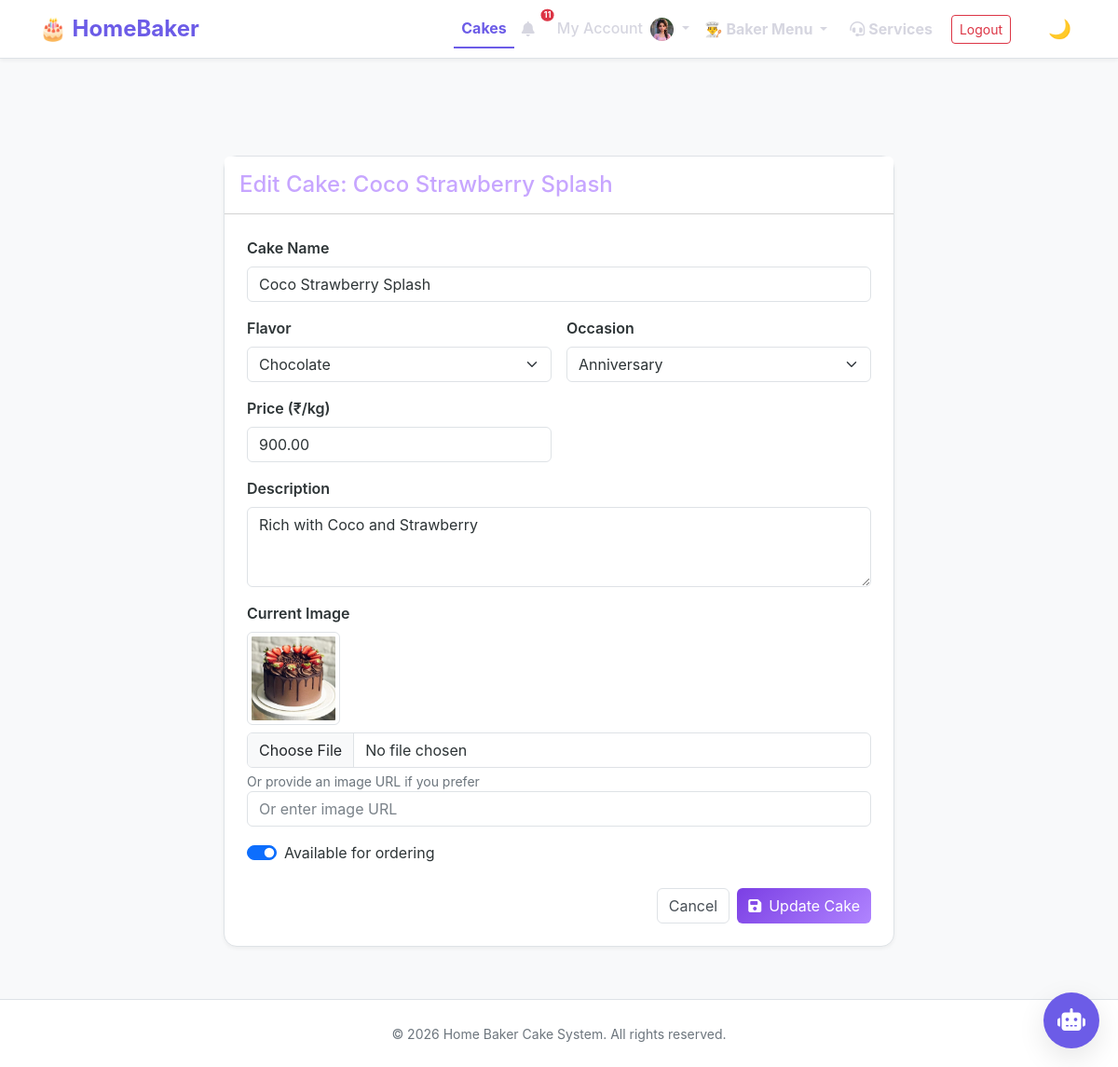
The app's page /baker/cakes/2/edit/ (signed in) with its own data.
### main/models.py (models this page shows, shortened)
class UserProfile(models.Model):
    ROLE_CHOICES = [
        ('customer', 'Customer'),
        ('baker', 'Baker'),
        ('admin', 'Admin'),
        ('delivery_assistant', 'Delivery Assistant'),
    ]
    user = models.OneToOneField(User, on_delete=models.CASCADE, related_name='profile')
    phone_number = models.CharField(max_length=15, unique=True)
    role = models.CharField(max_length=20, choices=ROLE_CHOICES, default='customer')
    is_phone_verified = models.BooleanField(default=False)
    failed_login_attempts = models.IntegerField(default=0)
    account_locked_until = models.DateTimeField(null=True, blank=True)
    is_suspended = models.BooleanField(default=False)
    email_otp = models.CharField(max_length=6, null=True, blank=True)
    otp_expiry = models.DateTimeField(null=True, blank=True)
    created_at = models.DateTimeField(auto_now_add=True)
    updated_at = models.DateTimeField(auto_now=True)
    default_address = models.TextField(blank=True, help_text="Default delivery address")
    profile_picture = models.ImageField(upload_to='profile_pics/', blank=True, null=True)
    class Meta:
        verbose_name = "User Profile"
        verbose_name_plural = "User Profiles"

class Cake(models.Model):
    FLAVOR_CHOICES = [
        ('chocolate', 'Chocolate'),
        ('vanilla', 'Vanilla'),
        ('red_velvet', 'Red Velvet'),
        ('strawberry', 'Strawberry'),
        ('butterscotch', 'Butterscotch'),
        ('fruit', 'Fruit'),
        ('black_forest', 'Black Forest'),
        ('pineapple', 'Pineapple'),
        ('mango', 'Mango'),
    ]
    OCCASION_CHOICES = [
        ('birthday', 'Birthday'),
        ('wedding', 'Wedding'),
        ('anniversary', 'Anniversary'),
        ('graduation', 'Graduation'),
        ('custom', 'Custom'),
        ('festival', 'Festival'),
    ]
    name = models.CharField(max_length=200)
    flavor = models.CharField(max_length=50, choices=FLAVOR_CHOICES)
    occasion = models.CharField(max_length=50, choices=OCCASION_CHOICES)
    price = models.DecimalField(max_digits=10, decimal_places=2, validators=[MinValueValidator(0)])
    image = models.ImageField(upload_to='cakes/', blank=True, null=True)
    image_url = models.URLField(blank=True, null=True, help_text="External image URL if not uploading")
    description = models.TextField(blank=True)
    is_available = models.BooleanField(default=True)
    baker = models.ForeignKey(User, on_delete=models.SET_NULL, null=True, blank=True, related_name='cakes', help_text="Baker who created this cake")
    views_count = models.PositiveIntegerField(default=0)
    order_count = models.PositiveIntegerField(default=0)
    average_rating = models.DecimalField(max_digits=3, decimal_places=2, default=0.00)
    total_reviews = models.IntegerField(default=0)
    created_at = models.DateTimeField(auto_now_add=True)
    updated_at = models.DateTimeField(auto_now=True)
    class Meta:
        ordering = ['-created_at']
        verbose_name = "Cake"
        verbose_name_plural = "Cakes"

### main/views_baker.py (the view)
# urls.py: path('baker/cakes/<int:cake_id>/edit/', baker_edit_cake, name='baker_edit_cake'),
@login_required
def baker_edit_cake(request, cake_id):
    try:
        if request.user.profile.baker_profile.status != 'approved':
            messages.error(request, 'Your baker account must be approved before you can edit cakes.')
            return redirect('baker_cakes')
    except:
        return redirect('home')
    cake = get_object_or_404(Cake, id=cake_id, baker=request.user)
    if request.method == 'POST':
        form = CakeForm(request.POST, request.FILES, instance=cake)
        if form.is_valid():
            form.save()
            messages.success(request, 'Cake updated successfully!')
            return redirect('baker_cakes')
    else:
        form = CakeForm(instance=cake)
    context = {
        'form': form,
        'cake': cake,
    }
    return render(request, 'baker_edit_cake.html', context)

### main/context_processors.py (called while the page is built)
def notification_count(request):
    if request.user.is_authenticated:
        count = Notification.objects.filter(user=request.user, is_read=False).count()
        return {'unread_notifications_count': count}
    return {'unread_notifications_count': 0}

### templates/baker_edit_cake.html (shortened to what this page needs)
{% extends 'base.html' %}
{% block content %}
<div class="container py-4">
    <div class="row justify-content-center">
        <div class="col-md-8">
            <div class="card shadow-sm">
                <div class="card-header bg-white py-3">
                    <h4 class="mb-0">Edit Cake: {{ cake.name }}</h4>
                </div>
                <div class="card-body p-4">
                    <form method="post" enctype="multipart/form-data">
                        <div class="row g-3">
                            <div class="col-12">
                                <label class="form-label fw-semibold">Cake Name</label>
                                {{ form.name }}
                            </div>
                            <div class="col-md-6">
                                <label class="form-label fw-semibold">Flavor</label>
                                {{ form.flavor }}
                            </div>
                            <div class="col-md-6">
                                <label class="form-label fw-semibold">Occasion</label>
                                {{ form.occasion }}
                            </div>
                            <div class="col-md-6">
                                <label class="form-label fw-semibold">Price (₹/kg)</label>
                                {{ form.price }}
                            </div>
                            <div class="col-12">
                                <label class="form-label fw-semibold">Description</label>
                                {{ form.description }}
                            </div>
                            <div class="col-12">
                                <label class="form-label fw-semibold">Current Image</label>
                                {% if cake.image %}
                                <div class="mb-2">
                                    <img src="{{ cake.image.url }}" alt="{{ cake.name }}" class="img-thumbnail"
                                        style="height: 100px;">
                                </div>
                                {% elif cake.image_url %}
                                <div class="mb-2">
                                    <img src="{{ cake.image_url }}" alt="{{ cake.name }}" class="img-thumbnail"
                                        style="height: 100px;">
                                </div>
                                {% endif %}
                                {{ form.image }}
                                <div class="form-text mt-1">Or provide an image URL if you prefer</div>
                                {{ form.image_url }}
                            </div>
                            <div class="col-12">
                                <div class="form-check form-switch">
                                    {{ form.is_available }}
                                    <label class="form-check-label" for="{{ form.is_available.id_for_label }}">Available
                                        for ordering</label>
                                </div>
                            </div>
                        </div>
                        <div class="d-flex justify-content-end gap-2 mt-4">
                            <a href="{% url 'baker_cakes' %}" class="btn btn-outline-secondary">Cancel</a>
                            <button type="submit" class="btn btn-primary">
                                <i class="fas fa-save me-2"></i>Update Cake
                            </button>
                        </div>
                    </form>
                </div>
            </div>
        </div>
    </div>
</div>
{% endblock %}

### templates/base.html (shortened to what this page needs)
{% load static %}
<!DOCTYPE html>
<html lang="en">
<head>
    <link href="https://cdn.jsdelivr.net/npm/bootstrap@5.3.2/dist/css/bootstrap.min.css" rel="stylesheet">
    <link rel="stylesheet" href="{% static 'css/style.css' %}">
    <link rel="stylesheet" href="https://cdnjs.cloudflare.com/ajax/libs/font-awesome/6.4.0/css/all.min.css">
</head>
<body class="d-flex flex-column min-vh-100">
    <nav class="navbar navbar-expand-lg border-bottom sticky-top">
        <div class="container">
            <a class="navbar-brand fw-bold" href="{% url 'home' %}">
                🎂 HomeBaker
            </a>
            <div class="collapse navbar-collapse" id="navbarNav">
                <ul class="navbar-nav ms-auto align-items-center">
                    {% if not user.is_authenticated or user.profile.role != 'delivery_assistant' %}
                    <li class="nav-item">
                        <a class="nav-link {% if '/cakes/' in request.path %}active{% endif %}" href="{% url 'cakes' %}">Cakes</a>
                    </li>
                    {% endif %}
                    {% if user.is_authenticated %}
                    <li class="nav-item dropdown me-2">
                        <a class="nav-link position-relative" href="#" id="notificationDropdown" role="button"
                            data-bs-toggle="dropdown" aria-expanded="false">
                            <i class="fas fa-bell"></i>
                            {% if unread_notifications_count > 0 %}
                            <span
                                class="position-absolute top-0 start-100 translate-middle badge rounded-pill bg-danger"
                                style="font-size: 0.55rem; padding: 0.25em 0.4em; transform: translate(-10%, -10%) !important;">
                                {{ unread_notifications_count }}
                            </span>
                            {% endif %}
                        </a>
                    </li>
                    <li class="nav-item dropdown">
                        <a class="nav-link dropdown-toggle" href="#" id="customerDropdown" role="button"
                            data-bs-toggle="dropdown">
                            My Account
                            {% if user.profile.profile_picture %}
                            <img src="{{ user.profile.profile_picture.url }}" alt="Profile" class="rounded-circle ms-1"
                                style="width: 25px; height: 25px; object-fit: cover;">
                            {% else %}
                            <i class="fas fa-user-circle ms-1"></i>
                            {% endif %}
                        </a>
                    </li>
                    {% if user.profile.role == 'baker' %}
                    <li class="nav-item dropdown">
                        <a class="nav-link dropdown-toggle text-primary fw-bold" href="#" id="bakerDropdown"
                            role="button" data-bs-toggle="dropdown">
                            👨‍🍳 Baker Menu
                        </a>
                    </li>
                    {% endif %}
                    {% if user.profile.role == 'delivery_assistant' %}
                    <li class="nav-item">
                        <a class="nav-link text-success fw-bold" href="{% url 'delivery_dashboard' %}">
                            🚚 Delivery Dashboard
                        </a>
                    </li>
                    {% elif not user.is_staff %}
                    <li class="nav-item ms-2 me-1" style="display: flex; align-items: center;">
                        <a class="nav-link {% if '/services/' in request.path %}active{% else %}fw-bold text-secondary{% endif %}" href="{% url 'services' %}">
                            <i class="fas fa-headset me-1"></i>Services
                        </a>
                    </li>
                    {% endif %}
                    <li class="nav-item ms-2" style="display: flex; align-items: center;">
                        <a class="btn btn-outline-danger btn-sm" href="{% url 'logout' %}">Logout</a>
                    </li>
                    {% endif %}
                    <li class="nav-item ms-3">
                        <button class="theme-toggle" id="themeToggle" aria-label="Toggle theme">
                            <span id="themeIcon">🌙</span>
                        </button>
                    </li>
                </ul>
            </div>
        </div>
    </nav>
    <main class="container">
        {% block content %}{% endblock %}
    </main>
    <footer class="text-center py-4 mt-auto border-top">
        <div class="container">
            <small class="text-muted">© 2026 Home Baker Cake System. All rights reserved.</small>
        </div>
    </footer>
    {% include 'chatbot/include/chat_widget.html' %}
</body>
</html>

### static/css/style.css (style rules this page uses)
body { background-color: #0f0f14; color: #eaeaf0; font-family: "Segoe UI", Tahoma, Geneva, Verdana, sans-serif; }
.navbar { background-color: #14141c; }
.navbar-brand { font-size: 1.5rem; color: #b084ff !important; }
.navbar .nav-link { color: #d6d6e0 !important; }
main.container { margin-top: 3rem; }
h1, h2, h3, h4, h5 { color: #c7a6ff; }
.card { background-color: #181824; border: 1px solid #2a2a3d; border-radius: 14px; color: #eaeaf0; transition: transform 0.2s ease, box-shadow 0.2s ease; }
.btn-primary { background: linear-gradient(135deg, #7b3fe4, #b084ff); border: none; color: #ffffff; }
.btn-outline-secondary { border-color: #b084ff; color: #b084ff; }
.form-control, .form-select, textarea { background-color: #12121a; border: 1px solid #2a2a3d; color: #eaeaf0; }
.form-control::placeholder { color: #9a9ab0; }
footer { background-color: #14141c; color: #9a9ab0; }

### templates/base.html (style rules this page uses)
:root { --bg-primary: #f8f9fa; --bg-secondary: #ffffff; --bg-card: #ffffff; --text-primary: #2d3436; --text-secondary: #495057; --text-muted: #6c757d; --border-color: #dee2e6; --shadow: 0 2px 4px rgba(0, 0, 0, 0.05); --navbar-bg: #ffffff; --navbar-shadow: 0 2px 4px rgba(0, 0, 0, 0.05); }
.navbar-nav .nav-link.active { color: #6c5ce7 !important; font-weight: 700 !important; border-bottom: 2px solid #6c5ce7; }
body { background-color: var(--bg-primary); color: var(--text-primary); font-family: -apple-system, BlinkMacSystemFont, 'Segoe UI', Roboto, 'Helvetica Neue', Arial, sans-serif; transition: background-color 0.3s ease, color 0.3s ease; }
.navbar { background-color: var(--navbar-bg) !important; box-shadow: var(--navbar-shadow); border-bottom-color: var(--border-color) !important; transition: background-color 0.3s ease, box-shadow 0.3s ease; }
.navbar-brand { font-size: 1.5rem; color: #6c5ce7 !important; }
.nav-link { font-weight: 500; color: var(--text-secondary) !important; transition: color 0.2s; }
.card { background-color: var(--bg-card) !important; border-color: var(--border-color) !important; color: var(--text-primary); transition: background-color 0.3s ease, border-color 0.3s ease; }
.form-control, .form-select { background-color: var(--bg-secondary); border-color: var(--border-color); color: var(--text-primary); }
textarea.form-control { background-color: var(--bg-secondary); border-color: var(--border-color); color: var(--text-primary); }
.text-muted { color: var(--text-muted) !important; }
.text-secondary { color: var(--text-secondary) !important; }
.form-text { color: var(--text-muted); }
.form-control::placeholder { color: var(--text-muted); opacity: 0.9; }
.border-bottom { border-color: var(--border-color) !important; }
.border-top { border-color: var(--border-color) !important; }
footer { background-color: var(--navbar-bg) !important; border-top-color: var(--border-color) !important; color: var(--text-secondary); transition: background-color 0.3s ease, border-color 0.3s ease; }
.btn-outline-secondary { border-color: var(--border-color); color: var(--text-secondary); }
.badge { transition: background-color 0.3s ease, color 0.3s ease; }
.shadow-sm { box-shadow: var(--shadow) !important; }
main { min-height: calc(100vh - 200px); padding: 2rem 0; }
.theme-toggle { background: none; border: none; cursor: pointer; font-size: 1.25rem; padding: 0.5rem; margin-left: 1rem; transition: transform 0.2s; }
select option { background-color: var(--bg-secondary); color: var(--text-primary); }

### records on screen
Cake: name "Coco Strawberry Splash", flavor "Chocolate", occasion "Anniversary", price "900.00", description "Rich with Coco and Strawberry", image (picture), is_available "☑"

### other values on screen
{{ unread_notifications_count }} "11"
